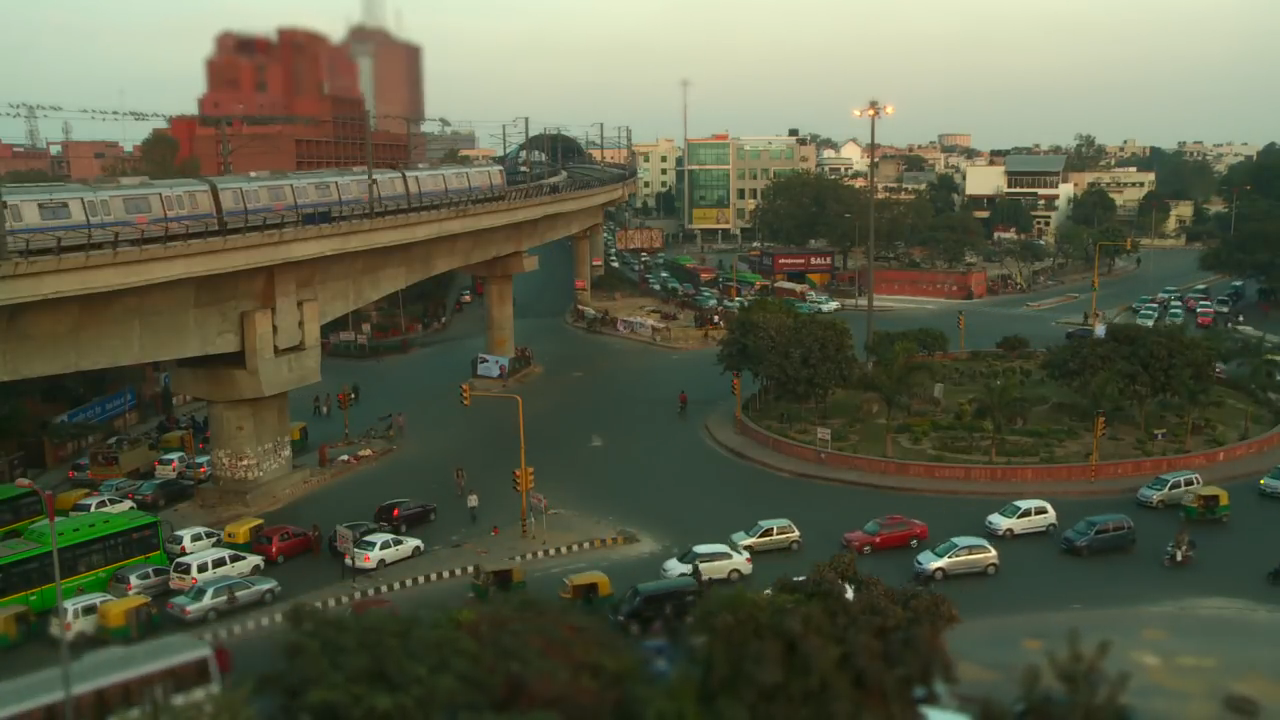
//> input picture src/023.counting_pixels_with_integral_images/images/01.png, 1280 x 720 px
$ ./main   (built with g++ and OpenCV 4)
//> lines starting //> are read from the running program, lines starting //| are printed output that depends on the picture; after the words box and inside, x2 and y2 are one past the last pixel; in counts of white or black regions, pixels touching at a corner belong together
#include <iostream>
#include <math.h>
#include <opencv2/core.hpp>
#include <opencv2/highgui.hpp>
#include <opencv2/imgcodecs.hpp>
#include <opencv2/imgproc.hpp>

class Histogram1D
{
private:
	int histSize[1];
	float hranges[2];
	float const* ranges[1];
	int channels[1];
public:
	Histogram1D()
	{
		histSize[0] = 256;
		hranges[0] = 0.0;
		hranges[1] = 255.0;
		ranges[0] = hranges;
		channels[0] = 0;
	}

	void setSize(int size)
	{
		histSize[0] = size;
	}

	cv::Mat getHistogram(cv::Mat const &image)
	{
		cv::Mat hist;

		cv::calcHist(&image, 1,
						channels, cv::Mat(),
						hist, 1, histSize, ranges, true, false);
		return hist;
	}

	cv::Mat getImageOfHistogram(cv::Mat const &hist, int zoom = 1)
	{
		double maxValue = 0.0;
		double minValue = hist.total();

		/*std::vector<cv::Mat> histChannels;
		cv::split(hist, histChannels);

		std::cout << "histChannels. Rows="  << histChannels[0].rows << "; Cols=" << histChannels[0].cols << "; Channels=" << histChannels[0].channels() << "; Dims=" << histChannels[0].dims << std::endl;
*/
		cv::minMaxLoc(hist, &minValue, &maxValue, 0, 0);
// [10 lines of commented-out code are left out]
		int histSize = hist.rows;
		//int histSize = 256;

		cv::Scalar BlackColor(0);
		cv::Scalar WhiteColor(255);

		cv::Mat histImage(histSize * zoom, histSize * zoom, CV_8U, WhiteColor);
		int hpt = static_cast<int>(histSize * 0.9);

		for(int idx_row = 0; idx_row < histSize; idx_row++)
		{
			float binValue = hist.at<float>(idx_row);
			if(binValue > 0)
			{
				int intensity = static_cast<int>(binValue * hpt / maxValue);
				cv::line(histImage, cv::Point(idx_row * zoom, histSize * zoom), cv::Point(idx_row * zoom, (histSize - intensity) * zoom), BlackColor, zoom);

			}
		}

		return histImage;
	}

	// [82 lines left out: functions contrastize, colorReduce, applyLookUp, qualize, invert, not called in this run]
};

class ContentFinder
{
private:
	cv::Mat histogram;
	float hranges[2];
	float const* ranges[3];
	int channels[3];
	float threshold;
public:

	// [41 lines left out: functions ContentFinder, setThreshold, setHistogram, find, not called in this run]
};

class ImageComparator
{
private:
	Histogram1D _hist;

	cv::Mat _refHistogram;
public:
	ImageComparator()
	{
	}

	// [18 lines left out: functions setBinsCount, setReferenceImage, compare, not called in this run]
};

void convertToBinaryPlanes(cv::Mat const &input, cv::Mat &output, int planesCountPowerOfTwo)
{
	int planesCount = pow(2, planesCountPowerOfTwo);
	int reduceBits = 8 - planesCountPowerOfTwo;
	uchar mask = 0xFF << reduceBits;

	cv::Mat reduced = input & mask;
	std::vector<cv::Mat> planes;

	for(int i = 0; i < planesCount; i++)
	{
		//planes.push_back((reduced == (i << reduceBits)));
		planes.push_back((reduced == (i << reduceBits))&0x1);
	}

	cv::merge(planes, output);
}

template<typename T, int N>
	class IntegralImage
	{
	private:
		cv::Mat _integralImage;
	public:
		IntegralImage(cv::Mat &image)
		{
			cv::integral(image, _integralImage, cv::DataType<T>::type);
		}

		cv::Vec<T, N> operator() (int x0, int y0, int width, int height)
		{
			int x1 = x0 + width;
			int y1 = y0 + height;
			return _integralImage.at<cv::Vec<T, N>>(y1, x1)
					- _integralImage.at<cv::Vec<T, N>>(y1, x0)
					- _integralImage.at<cv::Vec<T, N>>(y0, x1)
					+ _integralImage.at<cv::Vec<T, N>>(y0, x0);

		}
	};

cv::Mat convert(cv::Vec<float, 16> const &vec)
{
	cv::Mat result(16, 1, CV_8U);
	for(int idx_row = 0; idx_row < 16; idx_row++)
	{
		result.at<uchar>(idx_row) = static_cast<uchar>(vec[idx_row]);
	}

	return result;
}

int main()
{
	Histogram1D histogram{};
	cv::Mat image = cv::imread("images/01.png", cv::IMREAD_GRAYSCALE);
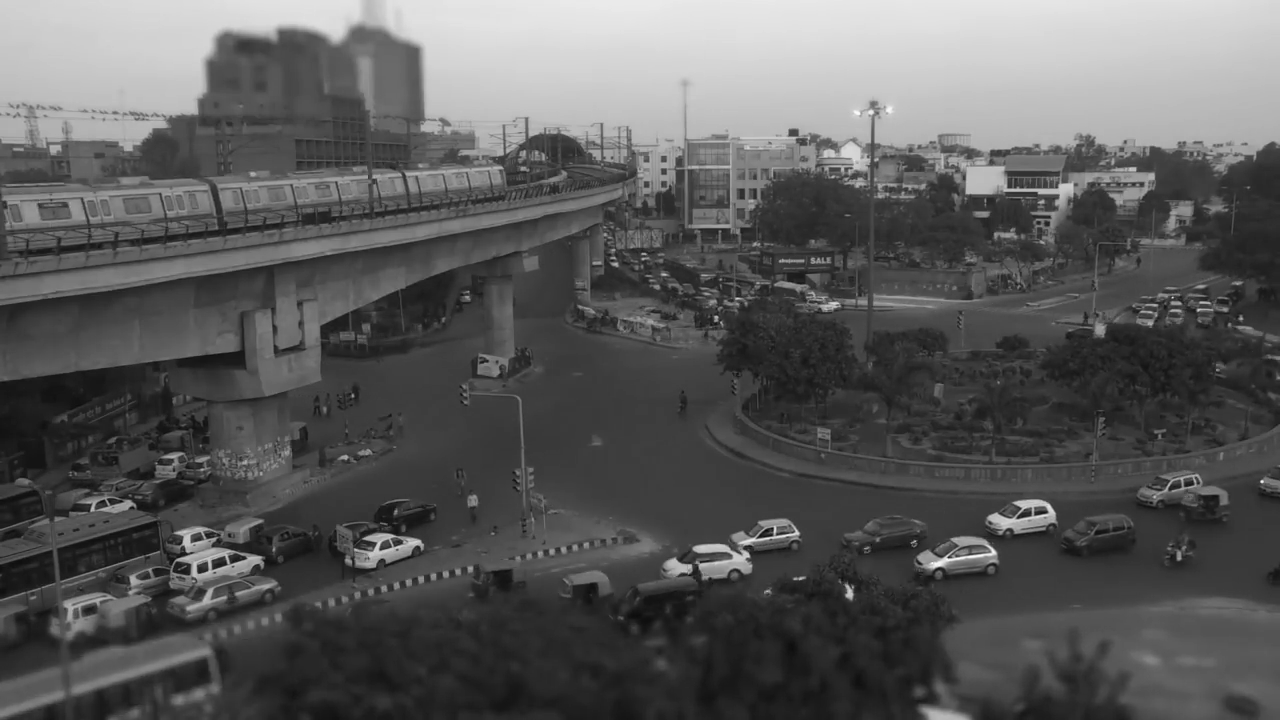
//> image: 720 rows x 1280 cols, CV_8UC1; min 8, max 250, mean 90.3

	cv::namedWindow("Original");
	cv::imshow("Original", image);


	int x0 = 990, y0 = 506, x1 = 1054, y1 = 531;
	int ty0 = 518;


	cv::Rect rect(cv::Point(x0, y0), cv::Point(x1, y1));
	cv::Mat imageROI = image(rect);
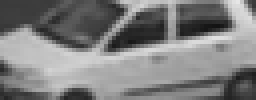
//> imageROI: 25 rows x 64 cols, CV_8UC1 (shown 4 times larger); min 19, max 230, mean 127.4

	cv::namedWindow("Image ROI");
	cv::imshow("Image ROI", imageROI);

	histogram.setSize(16);
	cv::Mat refHist = histogram.getHistogram(imageROI);
//> in getHistogram, `cv::calcHist(&image, 1, channels, cv::Mat(), hist, 1, histSize, ranges..`: hist = [0, 16, 106, 168, 157, 160, 60, 64, 94, 135, 276, 161, 153, 48, 2, 0]
//> refHist has the same summary as hist in getHistogram
	cv::Mat refHistImage = histogram.getImageOfHistogram(refHist);
//> in getImageOfHistogram, `cv::minMaxLoc(hist, &minValue, &maxValue, 0, 0);`: minValue = 0; maxValue = 276
//> the loop in getImageOfHistogram, `for(int idx_row = 0; idx_row < histSize; idx_row++)` made 16 passes
//> (binValue, intensity) on passes 2 to 13: (16, 0), (106, 5), (168, 8), (157, 7), (160, 8), (60, 3), (64, 3), (94, 4), (135, 6), (276, 14), (161, 8), (153, 7)
//> binValue on passes 1, 16: 0, 0

	cv::namedWindow("Ref Hist");
	cv::imshow("Ref Hist", refHistImage);


	cv::Mat targetImage = cv::imread("images/02.png", cv::IMREAD_GRAYSCALE);
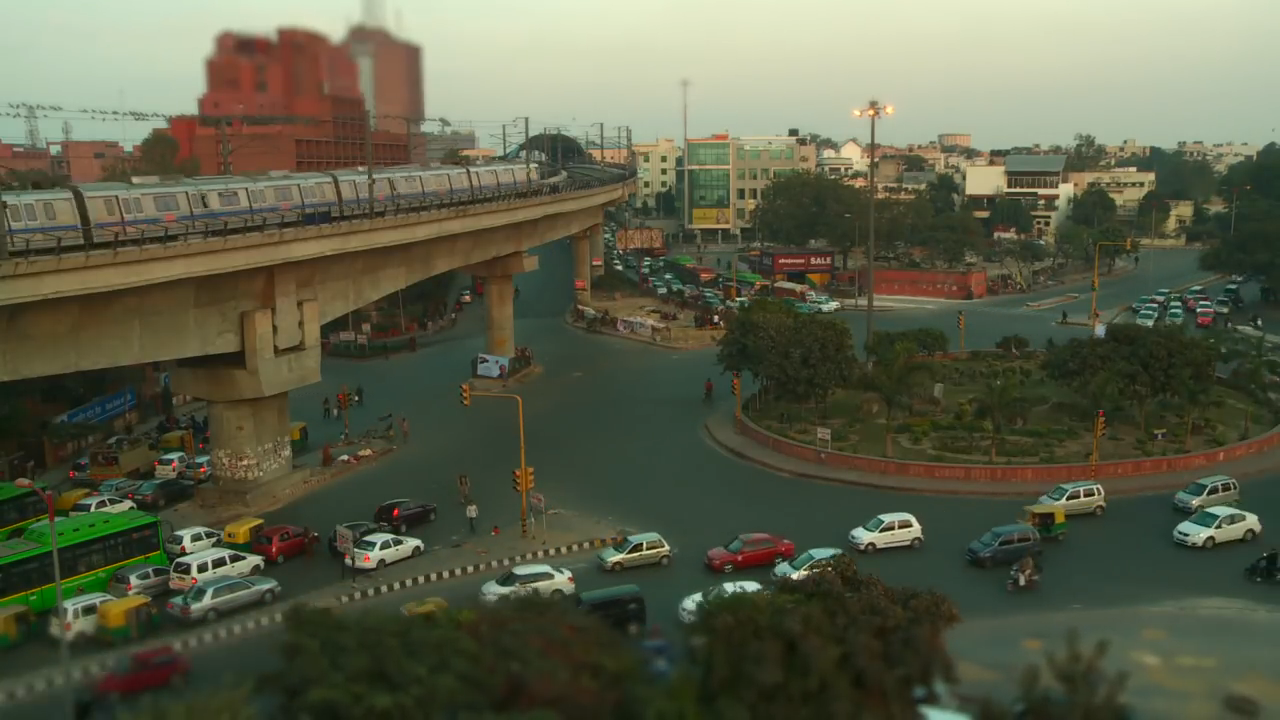
//> input picture src/023.counting_pixels_with_integral_images/images/02.png, 1280 x 720 px
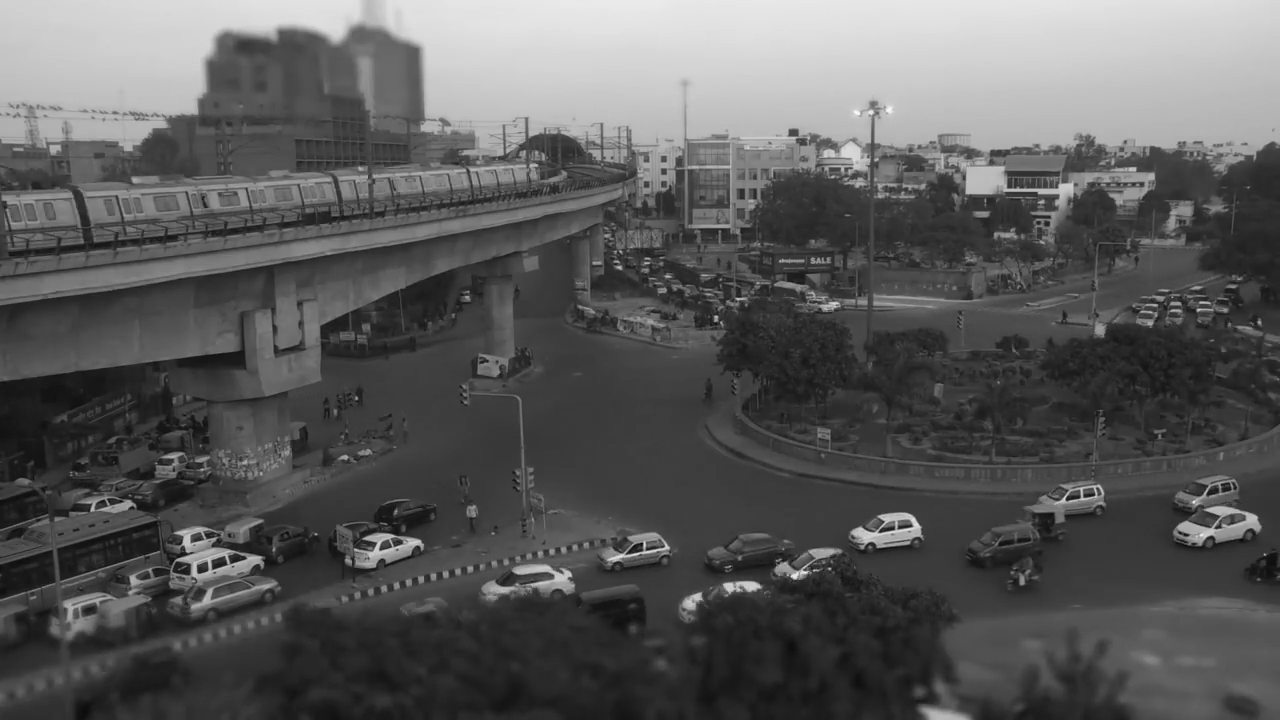
//> targetImage: 720 rows x 1280 cols, CV_8UC1; min 7, max 249, mean 90.1

	cv::Mat binaryPlanes;
	convertToBinaryPlanes(targetImage, binaryPlanes, 4);

	IntegralImage<float, 16> intTargetImage(binaryPlanes);
	//IntegralImage<float, 16> intTargetImage(targetImage);


	int width = x1 - x0;
	int height = y1 - y0;

//	cv::Rect searchRegion{cv::Point(0, ty0 - 20), cv::Point(targetImage.cols - width, ty0 + 20 + height)};
//	cv::rectangle(targetImage, searchRegion, cv::Scalar(255));

	cv::Vec<float, 16> intTargetHist = intTargetImage(x0, y0, width, height);

	// [16 lines of commented-out code are left out]


	double maxSimilarity = 0.0;
	int foundX0 = 0;
	int foundY0 = 0;

	for(int idx_row = ty0 - 20; idx_row < ty0 + 20; idx_row++)
	{
		for(int idx_col = 0; idx_col < targetImage.cols - width; idx_col++)
		{
			cv::Vec<float, 16> intTargetHist = intTargetImage(idx_col, idx_row, width, height);
			cv::Mat intTargetHistMat = convert(intTargetHist);
			cv::Mat intHistImage = histogram.getImageOfHistogram(intTargetHistMat);

			if(idx_col == 858 && idx_row == ty0)
			{
				cv::namedWindow("Int Hist");
				cv::imshow("Int Hist", intHistImage);
			}

			double distance = cv::compareHist(refHist, intTargetHist, cv::HISTCMP_INTERSECT);
			//std::cout << distance << std::endl;
			if(distance >= maxSimilarity)
			{
				maxSimilarity = distance;
				std::cout << maxSimilarity << std::endl;
				foundX0 = idx_col;
				foundY0 = idx_row;
				//cv::Rect foundRegion{cv::Point(foundX0, foundY0), cv::Point(foundX0 + width, foundY0 + height)};
				//cv::rectangle(targetImage, foundRegion, cv::Scalar(255));
			}
		}
	}
//> this loop made 40 passes
//> (maxSimilarity, foundX0, foundY0) on passes 1 to 12: (1062, 1182, 498), (1072, 1183, 499), (1088, 1183, 500), (1114, 1183, 501), (1137, 1183, 502), (1169, 1184, 503), (1208, 1183, 504), (1257, 1183, 505), (1293, 1182, 506), (1312, 1181, 507), (1329, 1182, 508), (1342, 1182, 509)
//> after the loop, maxSimilarity = 1436; foundX0 = 848; foundY0 = 523
	if(maxSimilarity > 0.0)
	{
		cv::Rect foundRegion{cv::Point(foundX0, foundY0), cv::Point(foundX0 + width, foundY0 + height)};
//> foundRegion = Rect(848, 523, 64, 25)
		cv::rectangle(targetImage, foundRegion, cv::Scalar(0));
//> targetImage: 720 rows x 1280 cols, CV_8UC1; 174 pixels changed, all inside (x1, y1, x2, y2) = (848, 523, 912, 548)
		std::cout << maxSimilarity << std::endl;
//| 1436
	}

	cv::namedWindow("Target");
	cv::imshow("Target", targetImage);

	cv::waitKey(0);

	return 0;
}
